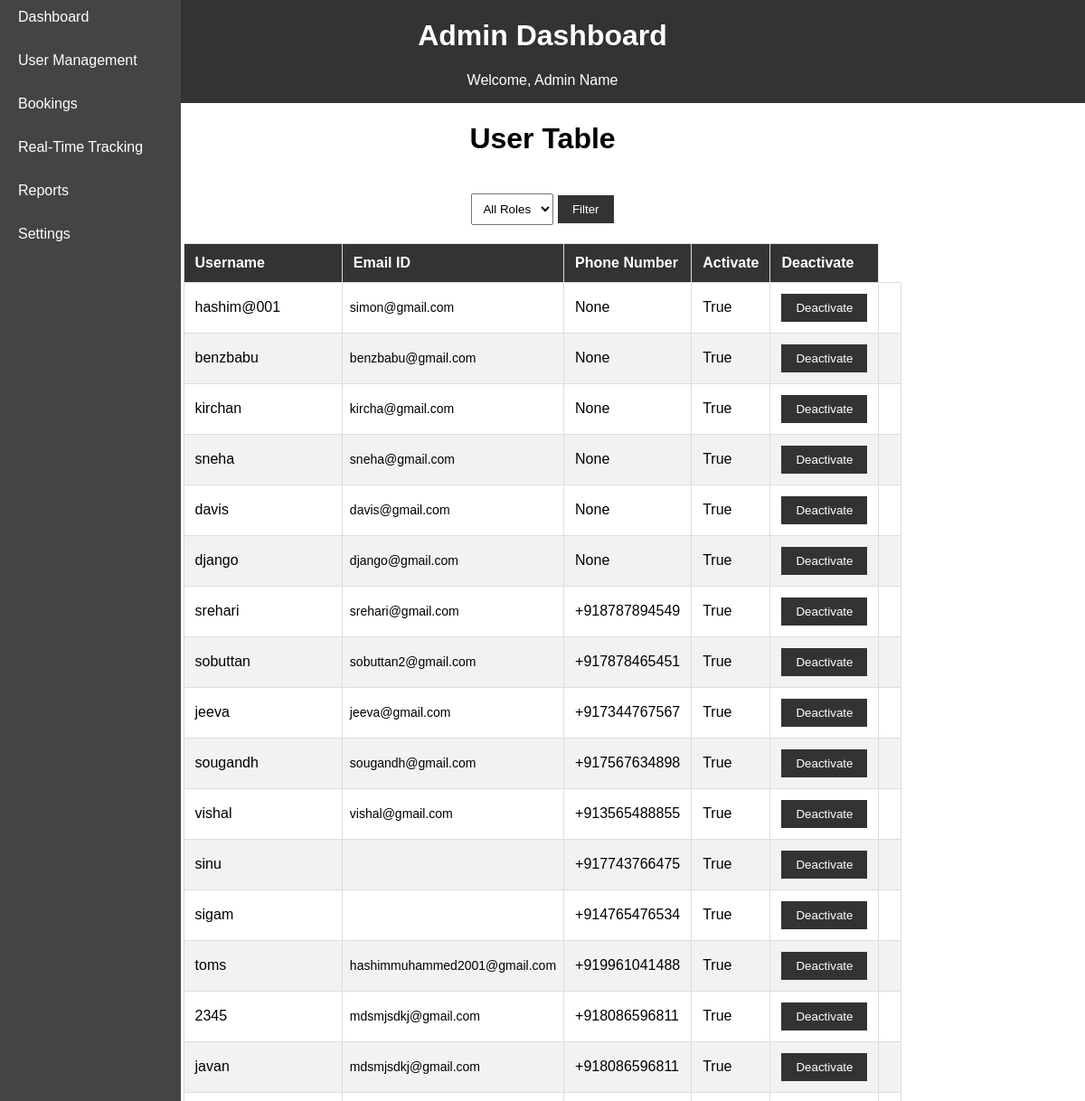
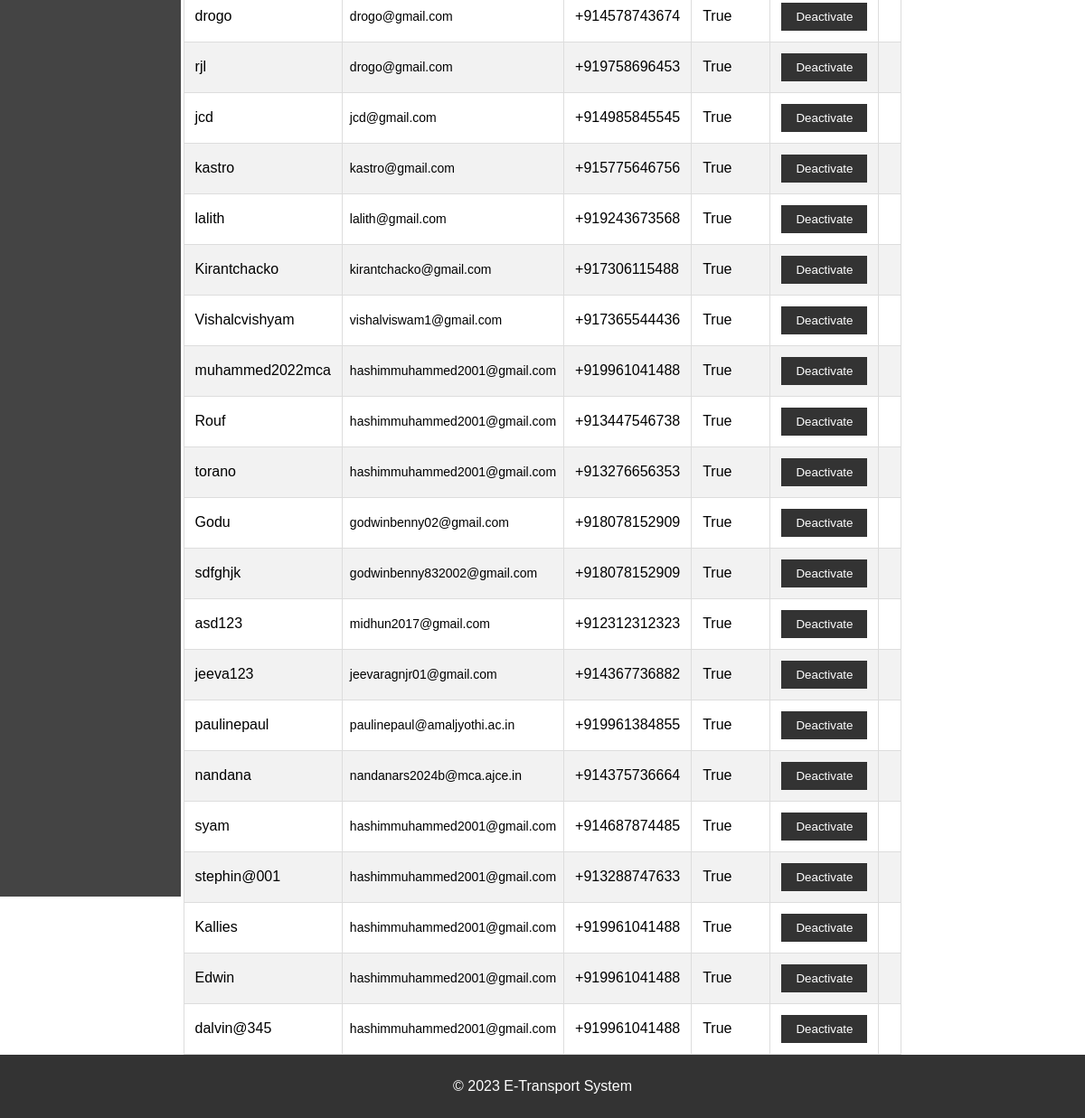
Screenshot of /adminusertable/ with the database file from the repository (2 pictures, top to bottom).
### MainApp/models.py (models this page shows, shortened)
class Users(AbstractUser):
    class Role(models.TextChoices):
        ADMIN="ADMIN",'Admin'
        STAFF="STAFF",'Staff'
        USER="USER",'User'
    role=models.CharField(max_length=15,default='USER')
    phone_number = models.CharField(max_length=15, blank=True, null=True)

### MainApp/views.py (the view)
# urls.py: path('adminusertable/', views.user_account, name='user_account'),
def user_account(request):
    role_filter = request.GET.get('role')
    users = Users.objects.filter(~Q(is_superuser=True))  # Exclude superusers by default
    if role_filter:
        users = users.filter(role=role_filter)
    context = {'User_profiles': users, 'role_filter': role_filter}
    return render(request, 'usertable.html', context)

### MainApp/templates/usertable.html (shortened to what this page needs)
{% load static %}
<!DOCTYPE html>
<html>
<head>
</head>
<body>
    <header>
        <h1>Admin Dashboard</h1>
        <p>Welcome, Admin Name</p>
    </header>
    <nav>
        <ul>
            <li><a href="#">Dashboard</a></li>
            <li><a href="#">User Management</a></li>
            <li><a href="#">Bookings</a></li>
            <li><a href="#">Real-Time Tracking</a></li>
            <li><a href="#">Reports</a></li>
            <li><a href="#">Settings</a></li>
        </ul>
    </nav>
    <main>
        <h1>User Table</h1>
        <form action="{% url 'user_account' %}" method="GET">
        <div class="filter-container">
            <select id="roleFilter" name="role">
                <option value="">All Roles</option>
            </select>
            <button id="filterButton" type="submit">Filter</button>
        </form>
        <table>
            <tr>
                <th>Username</th>
                <th>Email ID</th>
                <th>Phone Number</th>
                <th>Activate</th>
                <th>Deactivate</th>
            </tr>
            <tbody>
                {% for Users in User_profiles %}
                    {% if not Users.is_superuser %}
                        <tr>
                            <td>{{ Users.username }}</td>
                            <td>{{ Users.email }}</td>
                            <td>{{ Users.phone_number }}</td>
                            <td>{{ Users.is_active}}</td>
                            <td>
                                {% if Users.is_active %}
                                    <form method="post" action="{% url 'deactivate_user' Users.id %}">
                                        <button type="submit">Deactivate</button>
                                    </form>
                                {% else %}
                                    <form method="post" action="{% url 'activate_user' Users.id %}">
                                        {% csrf_token %}
                                        <button type="submit">Activate</button>
                                    </form>
                                {% endif %}
                            </td>
                            <td>
                            </td>
                        </tr>
                    {% endif %}
                {% endfor %}
            </tbody>
        </table>
    </main>
    <footer>
        <p>&copy; 2023 E-Transport System</p>
    </footer>
</body>
</html>

### MainApp/templates/usertable.html (style rules this page uses)
body { font-family: Arial, sans-serif; margin: 0; padding: 0; display: flex; flex-direction: column; min-height: 100vh; }
header { background-color: #333; color: #fff; padding: 0px; text-align: center; }
nav { background-color: #444; color: #fff; width: 200px; display: flex; flex-direction: column; }
nav ul { list-style-type: none; padding: 0; margin: 0; }
nav li { padding: 10px 20px; }
nav a { text-decoration: none; color: #fff; display: block; margin-bottom: 10px; }
main { flex: 1; display: flex; flex-direction: column; align-items: center; justify-content: flex-start; }
footer { background-color: #333; color: #fff; text-align: center; padding: 10px; }
nav { height: 90%; position: fixed; }
table { width: 60%; border-collapse: collapse; }
th, td { border: 1px solid #ddd; padding: 12px; text-align: left; }
th { background-color: #333; color: #fff; }
tr:nth-child(even) { background-color: #f2f2f2; }
td:nth-child(2) { padding: 8px; font-size: 14px; }
.filter-container { text-align: center; margin: 20px 0; }
select { padding: 8px; }
button { padding: 8px 16px; background-color: #333; color: #fff; border: none; cursor: pointer; }

### rows the page displays
Users: username "hashim@001", email "simon@gmail.com", phone_number "None", is_active "True", shows "Deactivate"
Users: username "benzbabu", email "benzbabu@gmail.com", phone_number "None", is_active "True", shows "Deactivate"
Users: username "kirchan", email "kircha@gmail.com", phone_number "None", is_active "True", shows "Deactivate"
Users: username "sneha", email "sneha@gmail.com", phone_number "None", is_active "True", shows "Deactivate"
Users: username "davis", email "davis@gmail.com", phone_number "None", is_active "True", shows "Deactivate"
Users: username "django", email "django@gmail.com", phone_number "None", is_active "True", shows "Deactivate"
Users: username "srehari", email "srehari@gmail.com", phone_number "+918787894549", is_active "True", shows "Deactivate"
Users: username "sobuttan", email "sobuttan2@gmail.com", phone_number "+917878465451", is_active "True", shows "Deactivate"
Users: username "jeeva", email "jeeva@gmail.com", phone_number "+917344767567", is_active "True", shows "Deactivate"
Users: username "sougandh", email "sougandh@gmail.com", phone_number "+917567634898", is_active "True", shows "Deactivate"
Users: username "vishal", email "vishal@gmail.com", phone_number "+913565488855", is_active "True", shows "Deactivate"
Users: username "sinu", phone_number "+917743766475", is_active "True", shows "Deactivate"
Users: username "sigam", phone_number "+914765476534", is_active "True", shows "Deactivate"
Users: username "toms", email "hashimmuhammed2001@gmail.com", phone_number "+919961041488", is_active "True", shows "Deactivate"
Users: username "2345", email "mdsmjsdkj@gmail.com", phone_number "+918086596811", is_active "True", shows "Deactivate"
Users: username "javan", email "mdsmjsdkj@gmail.com", phone_number "+918086596811", is_active "True", shows "Deactivate"
Users: username "drogo", email "drogo@gmail.com", phone_number "+914578743674", is_active "True", shows "Deactivate"
Users: username "rjl", email "drogo@gmail.com", phone_number "+919758696453", is_active "True", shows "Deactivate"
Users: username "jcd", email "jcd@gmail.com", phone_number "+914985845545", is_active "True", shows "Deactivate"
Users: username "kastro", email "kastro@gmail.com", phone_number "+915775646756", is_active "True", shows "Deactivate"
Users: username "lalith", email "lalith@gmail.com", phone_number "+919243673568", is_active "True", shows "Deactivate"
Users: username "Kirantchacko", email "kirantchacko@gmail.com", phone_number "+917306115488", is_active "True", shows "Deactivate"
Users: username "Vishalcvishyam", email "vishalviswam1@gmail.com", phone_number "+917365544436", is_active "True", shows "Deactivate"
Users: username "muhammed2022mca", email "hashimmuhammed2001@gmail.com", phone_number "+919961041488", is_active "True", shows "Deactivate"
Users: username "Rouf", email "hashimmuhammed2001@gmail.com", phone_number "+913447546738", is_active "True", shows "Deactivate"
Users: username "torano", email "hashimmuhammed2001@gmail.com", phone_number "+913276656353", is_active "True", shows "Deactivate"
Users: username "Godu", email "godwinbenny02@gmail.com", phone_number "+918078152909", is_active "True", shows "Deactivate"
Users: username "sdfghjk", email "godwinbenny832002@gmail.com", phone_number "+918078152909", is_active "True", shows "Deactivate"
Users: username "asd123", email "midhun2017@gmail.com", phone_number "+912312312323", is_active "True", shows "Deactivate"
Users: username "jeeva123", email "jeevaragnjr01@gmail.com", phone_number "+914367736882", is_active "True", shows "Deactivate"
Users: username "paulinepaul", email "paulinepaul@amaljyothi.ac.in", phone_number "+919961384855", is_active "True", shows "Deactivate"
Users: username "nandana", email "nandanars2024b@mca.ajce.in", phone_number "+914375736664", is_active "True", shows "Deactivate"
Users: username "syam", email "hashimmuhammed2001@gmail.com", phone_number "+914687874485", is_active "True", shows "Deactivate"
Users: username "stephin@001", email "hashimmuhammed2001@gmail.com", phone_number "+913288747633", is_active "True", shows "Deactivate"
Users: username "Kallies", email "hashimmuhammed2001@gmail.com", phone_number "+919961041488", is_active "True", shows "Deactivate"
Users: username "Edwin", email "hashimmuhammed2001@gmail.com", phone_number "+919961041488", is_active "True", shows "Deactivate"
Users: username "dalvin@345", email "hashimmuhammed2001@gmail.com", phone_number "+919961041488", is_active "True", shows "Deactivate"
